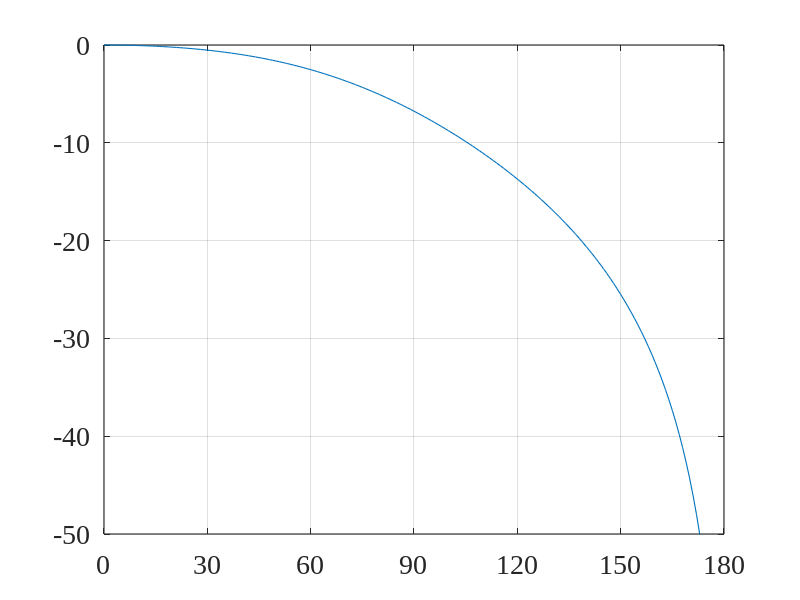
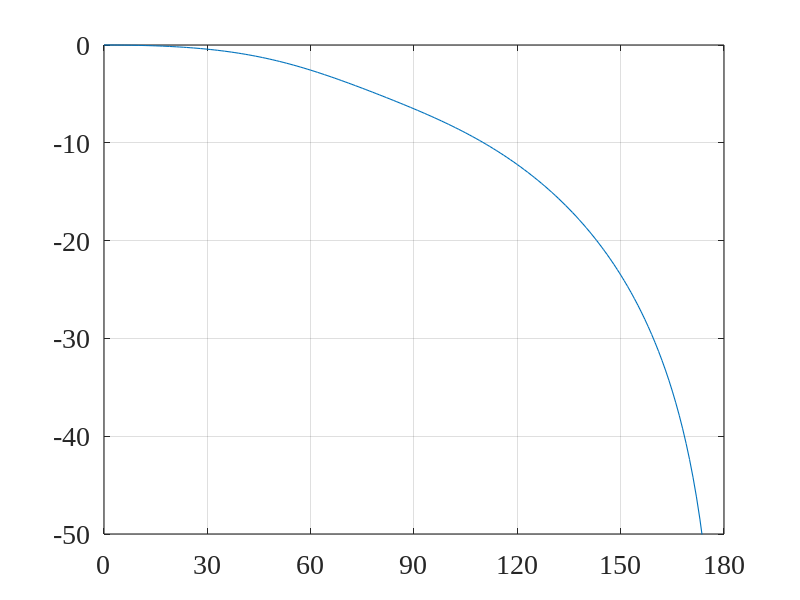
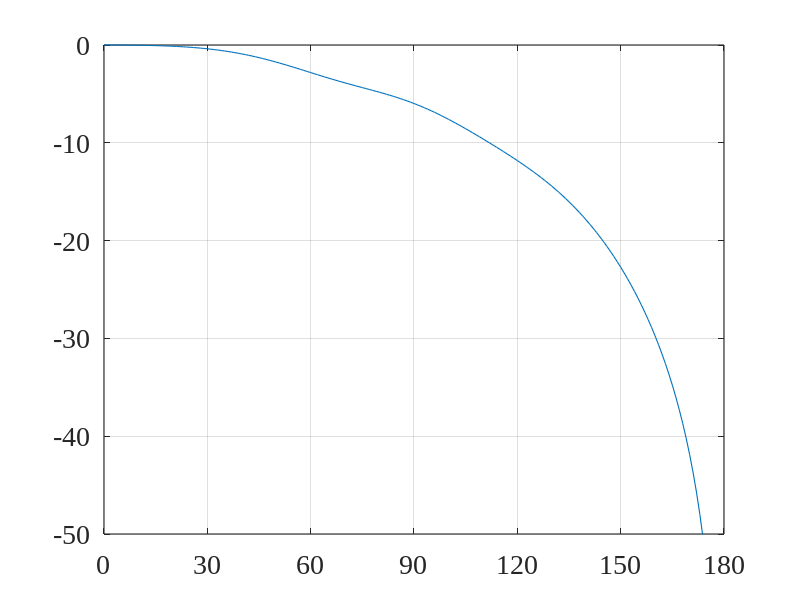
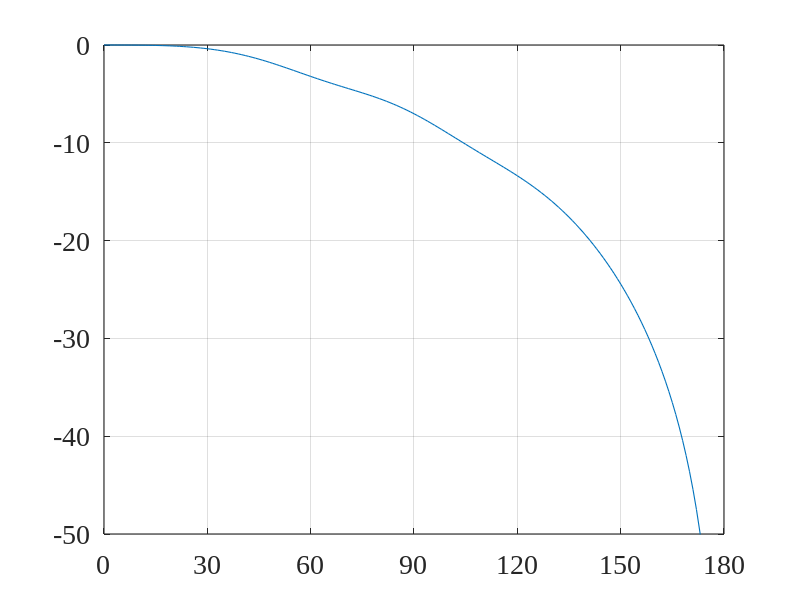

These figures' MATLAB source, in order:
close all; clc; clear all;
linewd = 0.8;
hcfontsize = 20;
MarkerSize=9;

% Input:
c=340; % voice velocity
fs=8e3;
theta_d=0/180*pi;
theta_1=180/180*pi;   % cardioid
M_vec=[4 6 8 10];     % number of microphones
delta_vec=[0.01 0.01 0.01 0.01]; % distance between microphones
P=10;
Lh_vec=[25 25 25 25];

idx_fig=1;
Lh=Lh_vec(idx_fig);
L=2*P+Lh;
[jj,ii]=meshgrid(1:L,1:Lh);
M=M_vec(idx_fig);
delta=delta_vec(idx_fig);
G_theta_d=zeros(M*Lh,L);
for m=1:M
    Gm_theta_d=sinc(-P-Lh+1-ii+jj-fs*(m-1)*delta/c*cos(theta_d));
    G_theta_d(((m-1)*Lh+1):(m*Lh),:)=Gm_theta_d;
end
diag_GG=diag(G_theta_d'*G_theta_d);
idx_max=find(diag_GG==max(diag_GG),1);
i_ell=zeros(L,1);
i_ell(idx_max)=1;
G_theta_1=zeros(M*Lh,L);
for m=1:M
    Gm_theta_1=sinc(-P-Lh+1-ii+jj-fs*(m-1)*delta/c*cos(theta_1));
    G_theta_1(((m-1)*Lh+1):(m*Lh),:)=Gm_theta_1;
end
C=[G_theta_d G_theta_1];
i_1=[i_ell; zeros(L,1)];
h=C*pinv(C'*C+1e-4*eye(2*L))*i_1;

% Beampattern
phi_vec=(0:1:180)'/180*pi;
Lphi=length(phi_vec);
Ba2=zeros(Lphi,1);
G_phi=zeros(M*Lh,L);
for idx_phi=1:Lphi
    phi=phi_vec(idx_phi);
    for m=1:M
        Gm_phi=sinc(-P-Lh+1-ii+jj-fs*(m-1)*delta/c*cos(phi));
        G_phi(((m-1)*Lh+1):(m*Lh),:)=Gm_phi;
    end
    Ba2(idx_phi)=h'*(G_phi*G_phi')*h;
end
Ba=Ba2.^0.5;
Ba_dB=10*log10(Ba2);

figure
plot(phi_vec/pi*180,Ba_dB,'linewidth',linewd);
set(gca, 'Color', [1, 1, 1]);
set(gca, 'FontName', 'Times New Roman');
set(gca, 'FontSize', hcfontsize);
set(gca, 'LineWidth', linewd);
set(gca,'XLim',[0 180]);
set(gca,'XTick',0:30:180);
set(gca,'YLim',[-50 0]);
box on; grid on;

idx_fig=2;
Lh=Lh_vec(idx_fig);
L=2*P+Lh;
[jj,ii]=meshgrid(1:L,1:Lh);
M=M_vec(idx_fig);
delta=delta_vec(idx_fig);
G_theta_d=zeros(M*Lh,L);
for m=1:M
    Gm_theta_d=sinc(-P-Lh+1-ii+jj-fs*(m-1)*delta/c*cos(theta_d));
    G_theta_d(((m-1)*Lh+1):(m*Lh),:)=Gm_theta_d;
end
diag_GG=diag(G_theta_d'*G_theta_d);
idx_max=find(diag_GG==max(diag_GG),1);
i_ell=zeros(L,1);
i_ell(idx_max)=1;
G_theta_1=zeros(M*Lh,L);
for m=1:M
    Gm_theta_1=sinc(-P-Lh+1-ii+jj-fs*(m-1)*delta/c*cos(theta_1));
    G_theta_1(((m-1)*Lh+1):(m*Lh),:)=Gm_theta_1;
end
C=[G_theta_d G_theta_1];
i_1=[i_ell; zeros(L,1)];
h=C*pinv(C'*C+1e-4*eye(2*L))*i_1;

% Beampattern
phi_vec=(0:1:180)'/180*pi;
Lphi=length(phi_vec);
Ba2=zeros(Lphi,1);
G_phi=zeros(M*Lh,L);
for idx_phi=1:Lphi
    phi=phi_vec(idx_phi);
    for m=1:M
        Gm_phi=sinc(-P-Lh+1-ii+jj-fs*(m-1)*delta/c*cos(phi));
        G_phi(((m-1)*Lh+1):(m*Lh),:)=Gm_phi;
    end
    Ba2(idx_phi)=h'*(G_phi*G_phi')*h;
end
Ba=Ba2.^0.5;
Ba_dB=10*log10(Ba2);

figure
plot(phi_vec/pi*180,Ba_dB,'linewidth',linewd);
set(gca, 'Color', [1, 1, 1]);
set(gca, 'FontName', 'Times New Roman');
set(gca, 'FontSize', hcfontsize);
set(gca, 'LineWidth', linewd);
set(gca,'XLim',[0 180]);
set(gca,'XTick',0:30:180);
set(gca,'YLim',[-50 0]);
box on; grid on;

idx_fig=3;
Lh=Lh_vec(idx_fig);
L=2*P+Lh;
[jj,ii]=meshgrid(1:L,1:Lh);
M=M_vec(idx_fig);
delta=delta_vec(idx_fig);
G_theta_d=zeros(M*Lh,L);
for m=1:M
    Gm_theta_d=sinc(-P-Lh+1-ii+jj-fs*(m-1)*delta/c*cos(theta_d));
    G_theta_d(((m-1)*Lh+1):(m*Lh),:)=Gm_theta_d;
end
diag_GG=diag(G_theta_d'*G_theta_d);
idx_max=find(diag_GG==max(diag_GG),1);
i_ell=zeros(L,1);
i_ell(idx_max)=1;
G_theta_1=zeros(M*Lh,L);
for m=1:M
    Gm_theta_1=sinc(-P-Lh+1-ii+jj-fs*(m-1)*delta/c*cos(theta_1));
    G_theta_1(((m-1)*Lh+1):(m*Lh),:)=Gm_theta_1;
end
C=[G_theta_d G_theta_1];
i_1=[i_ell; zeros(L,1)];
h=C*pinv(C'*C+1e-4*eye(2*L))*i_1;

% Beampattern
phi_vec=(0:1:180)'/180*pi;
Lphi=length(phi_vec);
Ba2=zeros(Lphi,1);
G_phi=zeros(M*Lh,L);
for idx_phi=1:Lphi
    phi=phi_vec(idx_phi);
    for m=1:M
        Gm_phi=sinc(-P-Lh+1-ii+jj-fs*(m-1)*delta/c*cos(phi));
        G_phi(((m-1)*Lh+1):(m*Lh),:)=Gm_phi;
    end
    Ba2(idx_phi)=h'*(G_phi*G_phi')*h;
end
Ba=Ba2.^0.5;
Ba_dB=10*log10(Ba2);

figure
plot(phi_vec/pi*180,Ba_dB,'linewidth',linewd);
set(gca, 'Color', [1, 1, 1]);
set(gca, 'FontName', 'Times New Roman');
set(gca, 'FontSize', hcfontsize);
set(gca, 'LineWidth', linewd);
set(gca,'XLim',[0 180]);
set(gca,'XTick',0:30:180);
set(gca,'YLim',[-50 0]);
box on; grid on;

idx_fig=4;
Lh=Lh_vec(idx_fig);
L=2*P+Lh;
[jj,ii]=meshgrid(1:L,1:Lh);
M=M_vec(idx_fig);
delta=delta_vec(idx_fig);
G_theta_d=zeros(M*Lh,L);
for m=1:M
    Gm_theta_d=sinc(-P-Lh+1-ii+jj-fs*(m-1)*delta/c*cos(theta_d));
    G_theta_d(((m-1)*Lh+1):(m*Lh),:)=Gm_theta_d;
end
diag_GG=diag(G_theta_d'*G_theta_d);
idx_max=find(diag_GG==max(diag_GG),1);
i_ell=zeros(L,1);
i_ell(idx_max)=1;
G_theta_1=zeros(M*Lh,L);
for m=1:M
    Gm_theta_1=sinc(-P-Lh+1-ii+jj-fs*(m-1)*delta/c*cos(theta_1));
    G_theta_1(((m-1)*Lh+1):(m*Lh),:)=Gm_theta_1;
end
C=[G_theta_d G_theta_1];
i_1=[i_ell; zeros(L,1)];
h=C*pinv(C'*C+1e-4*eye(2*L))*i_1;

% Beampattern
phi_vec=(0:1:180)'/180*pi;
Lphi=length(phi_vec);
Ba2=zeros(Lphi,1);
G_phi=zeros(M*Lh,L);
for idx_phi=1:Lphi
    phi=phi_vec(idx_phi);
    for m=1:M
        Gm_phi=sinc(-P-Lh+1-ii+jj-fs*(m-1)*delta/c*cos(phi));
        G_phi(((m-1)*Lh+1):(m*Lh),:)=Gm_phi;
    end
    Ba2(idx_phi)=h'*(G_phi*G_phi')*h;
end
Ba=Ba2.^0.5;
Ba_dB=10*log10(Ba2);

figure
plot(phi_vec/pi*180,Ba_dB,'linewidth',linewd);
set(gca, 'Color', [1, 1, 1]);
set(gca, 'FontName', 'Times New Roman');
set(gca, 'FontSize', hcfontsize);
set(gca, 'LineWidth', linewd);
set(gca,'XLim',[0 180]);
set(gca,'XTick',0:30:180);
set(gca,'YLim',[-50 0]);
box on; grid on;
